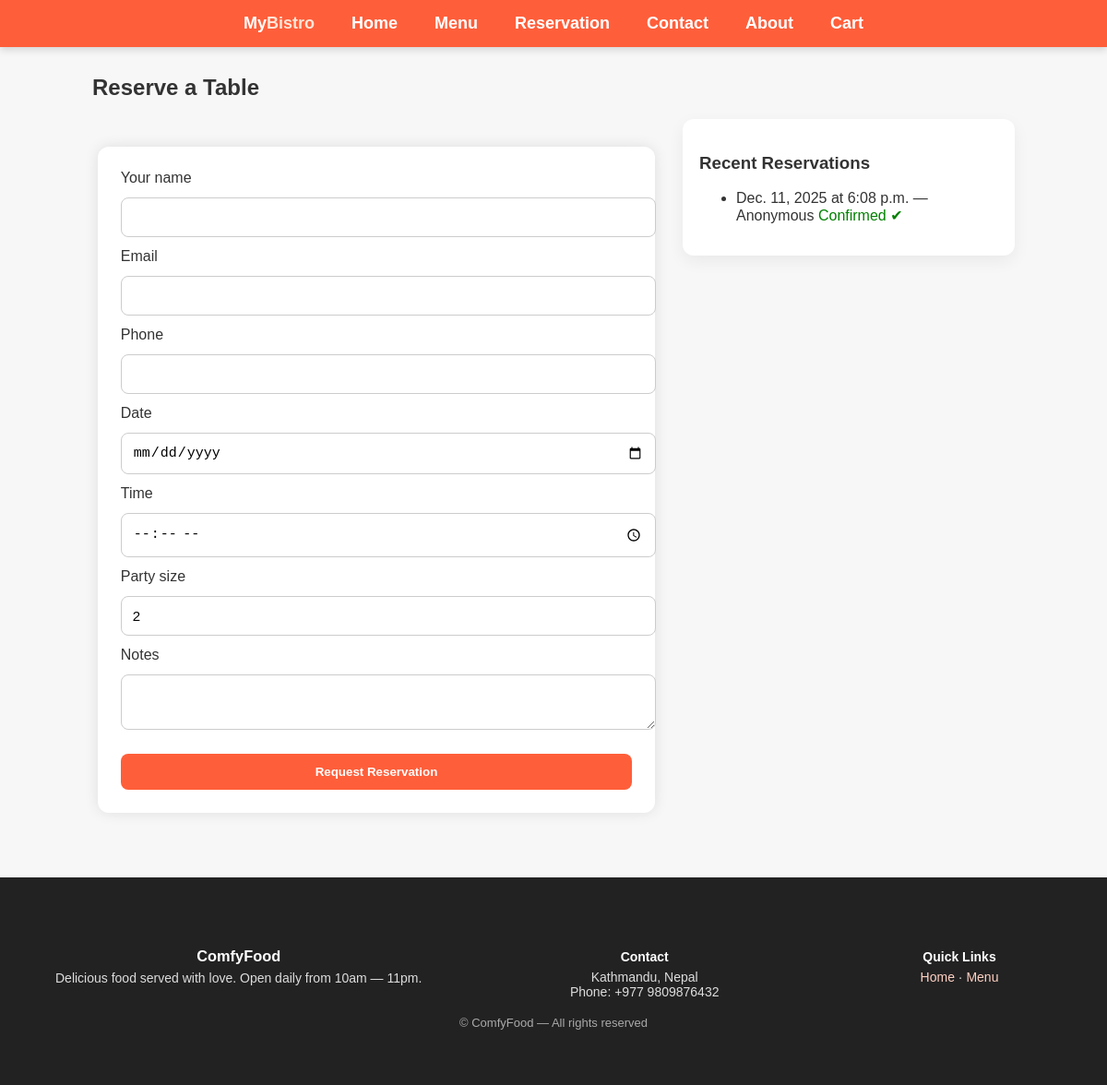
Page /reservation/ on the committed database.
### restaurant/models.py (models this page shows, shortened)
class Reservation(models.Model):
    name = models.CharField(max_length=120)
    email = models.EmailField()
    phone = models.CharField(max_length=20)
    date = models.DateField()
    time = models.TimeField()
    party_size = models.PositiveIntegerField(default=1)
    notes = models.TextField(blank=True)
    confirmed = models.BooleanField(default=False)
    created_at = models.DateTimeField(auto_now_add=True)

### restaurant/views.py (the view, shortened to what this page needs)
# urls.py: path('reservation/', views.reservation_create, name='reservation'),
def reservation_create(request):
    reservations = Reservation.objects.order_by('-created_at')[:5]
    return render(request, "reservation.html", {"reservations": reservations})

### restaurant/templates/reservation.html (shortened to what this page needs)
{% extends 'base.html' %}
{% load static %}
{% block content %}
<section style="max-width:1000px;margin:30px auto;">
  <h1>Reserve a Table</h1>
  <div style="display:flex;gap:24px;flex-wrap:wrap;">
    <div style="flex:1;min-width:320px;">
      <form method="post" action="{% url 'reservation' %}">
        <label>Your name</label>
        <input name="name" required>
        <label>Email</label>
        <input name="email" type="email" required>
        <label>Phone</label>
        <input name="phone" required>
        <label>Date</label>
        <input name="date" type="date" required>
        <label>Time</label>
        <input name="time" type="time" required>
        <label>Party size</label>
        <input name="party_size" type="number" min="1" value="2" required>
        <label>Notes</label>
        <textarea name="notes"></textarea>
        <button class="btn" type="submit">Request Reservation</button>
      </form>
    </div>
    <div style="width:360px;">
      <div style="background:#fff;padding:18px;border-radius:12px;box-shadow:0 6px 18px rgba(0,0,0,0.06);">
        <h3>Recent Reservations</h3>
        {% if reservations %}
          <ul>
            {% for r in reservations %}
              <li style="margin-bottom:8px;">
                {{ r.date }} at {{ r.time }} — {{ r.name }}
                {% if r.confirmed %}
                  <span style="color:green;">Confirmed ✔</span>
                {% else %}
                  <span style="color:orange;">Pending</span>
                {% endif %}
              </li>
            {% endfor %}
          </ul>
        {% else %}
          <p>No recent reservations.</p>
        {% endif %}
      </div>
    </div>
  </div>
</section>
{% endblock %}

### restaurant/static/css/style.css (style rules this page uses)
body { margin: 0; font-family: 'Poppins', sans-serif; background: #f7f7f7; color: #333; }
button, a.btn { padding: 12px 18px; border-radius: 8px; border: none; background: #ff5e3a; color: white; font-weight: 600; text-decoration: none; cursor: pointer; transition: 0.3s; }
form { width: 90%; max-width: 600px; margin: 30px auto; padding: 25px; background: white; border-radius: 12px; box-shadow: 0 0 15px rgba(0,0,0,0.1); }
form input, form textarea, form select { width: 100%; padding: 12px; margin: 12px 0; border: 1px solid #ccc; border-radius: 8px; font-size: 15px; }
form button { width: 100%; margin-top: 10px; }

### rows in the picture
Reservation: date "Dec. 11, 2025", time "6:08 p.m.", name "Anonymous", confirmed "Confirmed ✔"
